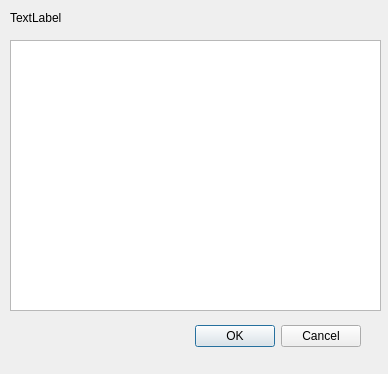
<?xml version="1.0" encoding="UTF-8"?>
<ui version="4.0">
 <class>searchResult</class>
 <widget class="QDialog" name="searchResult">
  <property name="geometry">
   <rect>
    <x>0</x>
    <y>0</y>
    <width>388</width>
    <height>374</height>
   </rect>
  </property>
  <property name="windowTitle">
   <string>Dialog</string>
  </property>
  <property name="windowIcon">
   <iconset resource="dataRes.qrc">
    <normaloff>:/images/images/main-icon.png</normaloff>:/images/images/main-icon.png</iconset>
  </property>
  <widget class="QDialogButtonBox" name="buttonBox">
   <property name="geometry">
    <rect>
     <x>20</x>
     <y>320</y>
     <width>341</width>
     <height>32</height>
    </rect>
   </property>
   <property name="orientation">
    <enum>Qt::Horizontal</enum>
   </property>
   <property name="standardButtons">
    <set>QDialogButtonBox::Cancel|QDialogButtonBox::Ok</set>
   </property>
  </widget>
  <widget class="QListWidget" name="resultList">
   <property name="geometry">
    <rect>
     <x>10</x>
     <y>40</y>
     <width>371</width>
     <height>271</height>
    </rect>
   </property>
  </widget>
  <widget class="QLabel" name="descriptorLabel">
   <property name="geometry">
    <rect>
     <x>10</x>
     <y>10</y>
     <width>351</width>
     <height>16</height>
    </rect>
   </property>
   <property name="text">
    <string>TextLabel</string>
   </property>
  </widget>
 </widget>
 <resources>
  <include location="dataRes.qrc"/>
 </resources>
 <connections>
  <connection>
   <sender>buttonBox</sender>
   <signal>accepted()</signal>
   <receiver>searchResult</receiver>
   <slot>accept()</slot>
   <hints>
    <hint type="sourcelabel">
     <x>248</x>
     <y>254</y>
    </hint>
    <hint type="destinationlabel">
     <x>157</x>
     <y>274</y>
    </hint>
   </hints>
  </connection>
  <connection>
   <sender>buttonBox</sender>
   <signal>rejected()</signal>
   <receiver>searchResult</receiver>
   <slot>reject()</slot>
   <hints>
    <hint type="sourcelabel">
     <x>316</x>
     <y>260</y>
    </hint>
    <hint type="destinationlabel">
     <x>286</x>
     <y>274</y>
    </hint>
   </hints>
  </connection>
 </connections>
</ui>
